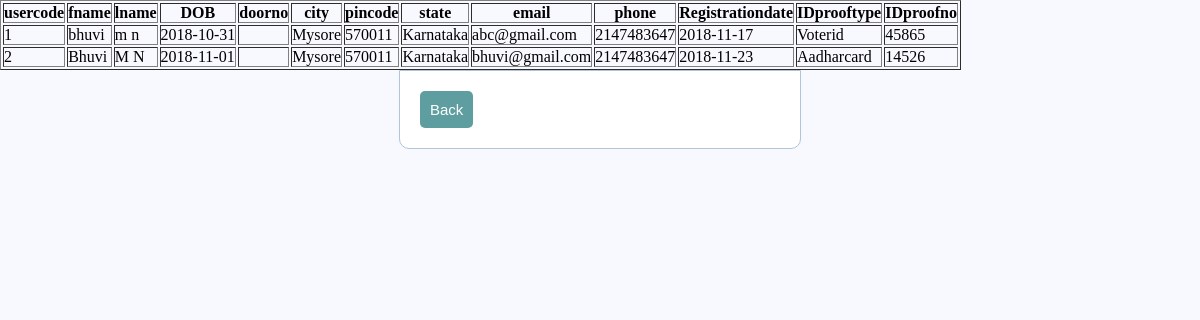
The page /users.php on the database its author committed.
### tables this page shows
CREATE TABLE `registration` (
  `usercode` int(11) NOT NULL,
  `fname` varchar(20) NOT NULL,
  `lname` varchar(20) NOT NULL,
  `DOB` date NOT NULL,
  `city` varchar(10) NOT NULL,
  `pincode` int(11) NOT NULL,
  `state` varchar(10) NOT NULL,
  `email` varchar(30) NOT NULL,
  `phone` int(10) NOT NULL,
  `registrationdate` date NOT NULL,
  `IDprooftype` varchar(10) NOT NULL,
  `IDproofno` int(11) NOT NULL
);

### users.php (the view, shortened to what this page needs)
<html>
<body>
	<link rel="stylesheet" href="style.css">
<?php
			$con = mysqli_connect("localhost","root","root","hotelproject");
		mysqli_select_db($con,"hotelproject");
		$sql = "SELECT * FROM registration";
		$result =mysqli_query($con,$sql);
		echo "<table border='1'>
		<tr>
		<th>usercode</th>
		<th>fname</th>
		<th>lname</th>
		<th>DOB</th>
		<th>doorno</th>
		<th>city</th>
		<th>pincode</th>
		<th>state</th>
		<th>email</th>
		<th>phone</th>
		<th>Registrationdate</th>
		<th>IDprooftype</th>
		<th>IDproofno</th>
		</tr>";
		while($row =mysqli_fetch_array($result))
		{
			echo "<tr> <td>" . $row['usercode'] . "</td>";
			echo "<td>" . $row['fname'] . "</td>";
			echo "<td>" . $row['lname'] . "</td>";
			echo "<td>" . $row['DOB'] . "</td>";
			echo "<td>" . $row['doorno'] . "</td>";
			echo "<td>" . $row['city'] . "</td>";
			echo "<td>" . $row['pincode'] . "</td>";
			echo "<td>" . $row['state'] . "</td>";
			echo "<td>" . $row['email'] . "</td>";
			echo "<td>" . $row['phone'] . "</td>";
			echo "<td>" . $row['registrationdate'] . "</td>";
			echo "<td>" . $row['IDprooftype'] . "</td>";
			echo "<td>" . $row['IDproofno'] . "</td>";
		};
		echo "</table>";
?>
<form class="myform" action="home.php" method="post">
		<h1>
			<input name="back" type="submit" id="logout_btn" class="btn" value="Back"/><br>
		</h1>
		</form>
</body>
</html>

### style.css (style rules this page uses)
* { margin: 0px; padding: 0px; }
body { font-size: 120%; background: #F8F8FF; }
form { width: 30%; margin: 0px auto; padding: 20px; border: 1px solid #B0C4DE; background: white; border-radius: 0px 0px 10px 10px; }
.btn { padding: 10px; font-size: 15px; color: white; background: #5F9EA0; border: none; border-radius: 5px; }
.myform { width:450px; margin:0 auto; width: 30%; margin: 0px auto; padding: 20px; border: 1px solid #B0C4DE; background: white; border-radius: 0px 0px 10px 10px; }

### rows shown on the page
registration: usercode "1", fname "bhuvi", lname "m n", DOB "2018-10-31", city "Mysore", pincode "570011", state "Karnataka", email "abc@gmail.com", phone "2147483647", registrationdate "2018-11-17", IDprooftype "Voterid", IDproofno "45865"
registration: usercode "2", fname "Bhuvi", lname "M N", DOB "2018-11-01", city "Mysore", pincode "570011", state "Karnataka", email "bhuvi@gmail.com", phone "2147483647", registrationdate "2018-11-23", IDprooftype "Aadharcard", IDproofno "14526"
